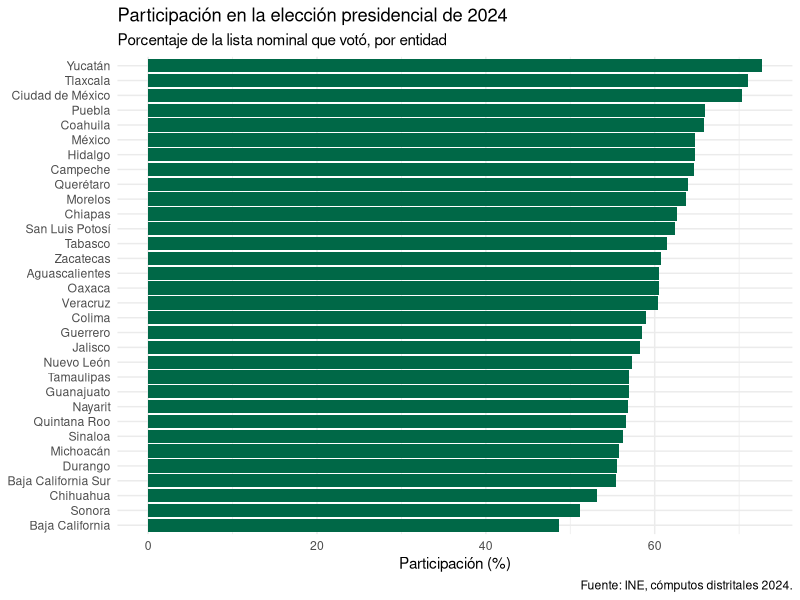
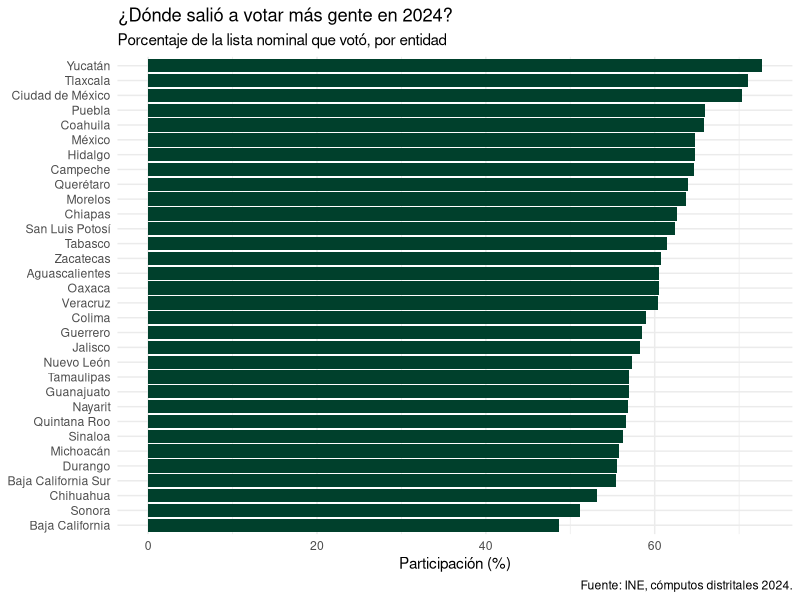

These charts were generated, in order, by the following R code:
# ==============================================================
# Laboratorio de R para Ciencia Política — ITAM
# Sesión 01 · Tu primera hora en R
# ---------------------------------------------------------------
# Qué vamos a hacer hoy:
#   Entender dónde está parado R cuando abrimos RStudio, guardar cosas en
#   objetos, hacer una operación sobre las 32 entidades del país de un
#   solo golpe, y producir nuestro primer gráfico de la elección de 2024.
#
# Qué necesitas antes de empezar:
#   Tener R y RStudio instalados y haber abierto el archivo
#   r-para-ciencia-politica.Rproj. Si no lo hiciste, ve a la página
#   "Empieza aquí" del sitio: son diez minutos y se hacen una sola vez.
#
# Datos: INE, cómputos distritales de la elección presidencial de 2024,
#        agregados por entidad. Ver datos/README.md para la fuente exacta.
# Autor: Emiliano Miranda González
# ==============================================================

# ESTA ES LA VERSIÓN RESUELTA. Se publica después de la sesión.
# Si estás en clase, usa 01_script.R.


# ---- 0. Los paquetes ----

# Un paquete es una caja de herramientas que alguien más escribió y regaló.
# R viene con unas cuantas de fábrica; las demás se instalan una sola vez.
#
# ESTA LÍNEA NO SE CORRE DESDE EL SCRIPT. Está comentada a propósito.
# Cópiala a la consola, córrela una vez en tu vida, y olvídate:
#
#   install.packages(c("tidyverse", "here"))
#
# ¿Por qué no dejarla suelta en el script? Porque instalar tarda minutos y
# el script se corre muchas veces. Un script que reinstala paquetes cada vez
# que lo abres es un script que nadie quiere correr.

library(tidyverse)   # el paquete que usaremos todo el curso: leer, ordenar, graficar
library(here)        # para no pelearnos nunca con las rutas de archivo

# Si al correr library(tidyverse) sale un error rojo que dice
# "there is no package called 'tidyverse'", significa que no lo instalaste.
# Corre la línea de install.packages() de arriba en la consola y vuelve.


# ---- 1. ¿Dónde está parado R? ----

# La primera pregunta que hay que saber contestar en R no es "cómo hago un
# gráfico". Es "dónde estoy". R siempre está parado en una carpeta, y todo
# lo que le pidas —abrir un archivo, guardar una imagen— lo va a buscar
# a partir de ahí.
#
# Esa carpeta se llama, en inglés, working directory: el directorio de trabajo.
# Como abrimos el proyecto r-para-ciencia-politica.Rproj, R quedó parado en la
# carpeta del proyecto. Compruébalo:

here()

# Debe imprimir una ruta que termina en la carpeta del curso: puede decir
# /r-para-ciencia-politica o /r-para-ciencia-politica-main, segun como la
# hayas descargado. Lo que importa es que sea la carpeta del curso y no
# tu escritorio ni la carpeta de descargas.
# Si termina en otra cosa, cierra todo y vuelve a abrir el .Rproj.
#
# A partir de ahora nunca vas a escribir una ruta completa como
# "/Users/tu-nombre/Desktop/...". Vas a escribir here("datos", "limpios", ...)
# y aunque le pases el proyecto a alguien más, o lo muevas de carpeta, va a
# seguir funcionando. Esa es toda la magia y es más importante de lo que parece:
# la mitad del código de internet no corre en tu computadora por esta razón.


# ---- 2. La consola contra el script ----

# Tienes dos lugares donde escribir código y hacen cosas distintas.
#
# La CONSOLA (el panel de abajo) es donde R contesta. Lo que escribes ahí se
# ejecuta y se pierde. Sirve para probar, para preguntar, para equivocarse.
#
# El SCRIPT (este panel, el de arriba) es donde se escribe lo que quieres
# conservar. No se ejecuta solo: tú decides qué línea corre y cuándo, poniendo
# el cursor en la línea y apretando Ctrl+Enter (Cmd+Enter en Mac).
#
# Prueba: pon el cursor en la línea de abajo y aprieta Ctrl+Enter.

2 + 2

# El resultado aparece en la consola. La línea sigue aquí, guardada.
# Ese es el punto: el script es tu cuaderno, la consola es tu voz.


# ---- 3. Guardar cosas: los objetos ----

# Cuando calculas algo, R lo dice y lo olvida. Para que se acuerde, hay que
# guardarlo en un objeto con la flecha <- (que se escribe con Alt+guion, o
# Option+guion en Mac; no tienes que teclear los dos símbolos).

curules_diputados <- 500

# Fíjate: no imprimió nada. Guardó. Para verlo, escribe su nombre:

curules_diputados

# Y ahora puedes usarlo:

curules_diputados / 2

# R distingue mayúsculas de minúsculas. Esto va a fallar, y está bien que falle:
#
#   Curules_Diputados
#
# El error dice: object 'Curules_Diputados' not found. Traducido:
# "no encuentro nada que se llame así". Es el error más común de tu vida en R
# y casi siempre es una letra.


# ---- 4. Vectores: donde empieza a ponerse interesante ----

# Un vector es varios valores del mismo tipo, guardados juntos. Se arma con
# c(), que viene de "combine".

algunas_entidades <- c("Tabasco", "Chiapas", "Ciudad de México", "Guanajuato")
algunas_entidades

# Cuántos hay:
length(algunas_entidades)

# Ahora un vector de números. Estos son inventados, para el ejemplo:
votos_ficticios <- c(120, 340, 890, 410)

# Y aquí está lo que hace a R distinto de una calculadora y de Excel:
# una operación sobre un vector se aplica a TODOS sus elementos de un golpe.

votos_ficticios * 1000

# No escribiste cuatro multiplicaciones. Escribiste una.
#
# EL SALTO: eso, con cuatro números, es un truco. Con las 32 entidades del
# país, es una herramienta. Con los 2,469 municipios, es la diferencia entre
# poder contestar una pregunta y no poder. Cuando dentro de un momento
# calculemos el porcentaje de participación de las 32 entidades, va a ser
# una sola línea. Ese es el oficio.


# ---- 5. Una base de datos de verdad ----

# Vamos a abrir los resultados de la elección presidencial de 2024,
# agregados por entidad. Una fila es una entidad federativa; hay 32.

resultados <- read_csv(here("datos", "limpios", "presidencial_2024_entidad.csv"))

# read_csv() te avisa en la consola qué columnas encontró y de qué tipo son.
# Eso no es un error: es R diciéndote lo que entendió. Léelo.

# Las primeras filas:
head(resultados)

# Cuántas filas y cuántas columnas:
nrow(resultados)
ncol(resultados)

# Si nrow() no dice 32, algo se cargó mal. Son 31 estados y la Ciudad de México.


# ---- 6. Una operación sobre las 32 entidades a la vez ----

# El $ sirve para sacar una columna de la base. Es un poco tosco y a partir
# de la sesión 3 casi no lo vamos a usar, pero hoy sirve para ver el vector.

resultados$participacion

# Ahí están las 32 cifras. La media nacional de participación por entidad:

mean(resultados$participacion)

# Ojo con lo que acabas de calcular, porque es una trampa clásica: ese número
# NO es la participación nacional. Es el promedio de las 32 participaciones
# estatales, y trata a Colima igual que al Estado de México. La participación
# nacional se calcula con los votos totales, no promediando porcentajes.
# Todavía no tenemos las herramientas para hacerlo bien; en la sesión 4 sí.
# Por ahora quédate con la desconfianza: un promedio de porcentajes casi
# nunca es el porcentaje que crees.


# ---- 7. Tu primer gráfico ----

# Esto es un gráfico prestado. No vas a entender cada pieza hoy y no importa:
# hoy se trata de ver salir la imagen. El mecanismo llega en la sesión 5.

ggplot(resultados, aes(x = reorder(entidad, participacion), y = participacion)) +
  geom_col(fill = "#006847") +
  coord_flip() +
  labs(
    title    = "Participación en la elección presidencial de 2024",
    subtitle = "Porcentaje de la lista nominal que votó, por entidad",
    x        = NULL,
    y        = "Participación (%)",
    caption  = "Fuente: INE, cómputos distritales 2024."
  ) +
  theme_minimal()

# Tres cosas que sí puedes leer de ese bloque, aunque no entiendas el resto:
#
#   ggplot(resultados, ...)  → con qué datos
#   aes(x = ..., y = ...)    → qué va en cada eje
#   geom_col()               → qué forma tiene (col = columnas, o sea barras)
#
# Y una advertencia que vale para todo el curso: en ggplot2 las capas se
# encadenan con un signo +, y el + va SIEMPRE al final de la línea, nunca
# al principio de la siguiente. Si lo pones al principio, R cree que
# terminaste el gráfico y te va a marcar un error que parece de otra cosa.


# ---- 8. Cámbiale algo ----

# Cambia el color a "#00402C" (el verde profundo del curso) y vuelve a correr
# el bloque completo. Después cambia el título por una pregunta en vez de una
# descripción. Un buen título de gráfico dice qué hay que ver, no qué es.

ggplot(resultados, aes(x = reorder(entidad, participacion), y = participacion)) +
  geom_col(fill = "#00402C") +
  coord_flip() +
  labs(
    title    = "¿Dónde salió a votar más gente en 2024?",
    subtitle = "Porcentaje de la lista nominal que votó, por entidad",
    x        = NULL,
    y        = "Participación (%)",
    caption  = "Fuente: INE, cómputos distritales 2024."
  ) +
  theme_minimal()


# ==============================================================
# Mira el gráfico un minuto antes de cerrarlo.
#
# ¿Te esperabas ese orden? ¿Hay alguna entidad arriba o abajo que te
# sorprenda? ¿Y qué tendrías que saber, además de este gráfico, para
# explicar por qué está donde está?
#
# Esa última pregunta es la que hace politólogo a un politólogo. R solo
# te dejó verla más rápido.
# ==============================================================
